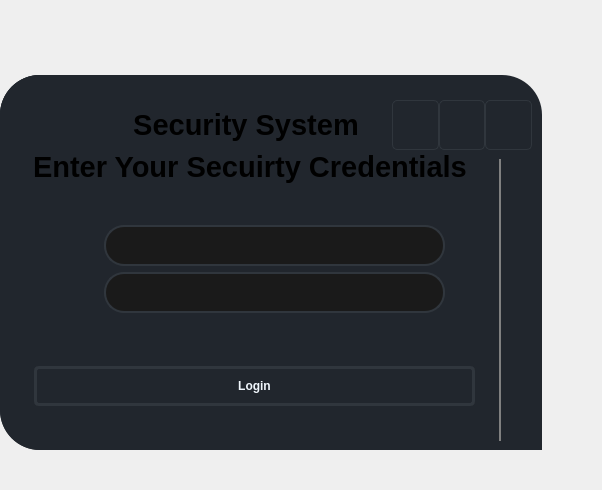
            <widget class="QFrame" name="loginMainFrame">
             <property name="minimumSize">
              <size>
               <width>0</width>
               <height>0</height>
              </size>
             </property>
             <property name="maximumSize">
              <size>
               <width>16777215</width>
               <height>16777215</height>
              </size>
             </property>
             <property name="styleSheet">
              <string notr="true">#loginMainFrame{
border: 2px solid transparent;
margin-left:60
}

</string>
             </property>
             <property name="frameShape">
              <enum>QFrame::Shape::NoFrame</enum>
             </property>
             <property name="frameShadow">
              <enum>QFrame::Shadow::Raised</enum>
             </property>
             <layout class="QVBoxLayout" name="verticalLayout_10" stretch="0,0">
              <property name="spacing">
               <number>0</number>
              </property>
              <property name="leftMargin">
               <number>0</number>
              </property>
              <property name="topMargin">
               <number>50</number>
              </property>
              <property name="rightMargin">
               <number>60</number>
              </property>
              <property name="bottomMargin">
               <number>40</number>
              </property>
              <item>
               <widget class="QFrame" name="headerFrame_2">
                <property name="minimumSize">
                 <size>
                  <width>0</width>
                  <height>100</height>
                 </size>
                </property>
                <property name="maximumSize">
                 <size>
                  <width>16777215</width>
                  <height>50</height>
                 </size>
                </property>
                <property name="styleSheet">
                 <string notr="true">background-color:black;
    border-top-right-radius: 40px;
    border-top-left-radius: 40px;

background-color: #21262D;
</string>
                </property>
                <property name="frameShape">
                 <enum>QFrame::Shape::NoFrame</enum>
                </property>
                <property name="frameShadow">
                 <enum>QFrame::Shadow::Raised</enum>
                </property>
                <layout class="QHBoxLayout" name="horizontalLayout_11">
                 <property name="spacing">
                  <number>0</number>
                 </property>
                 <property name="leftMargin">
                  <number>0</number>
                 </property>
                 <property name="topMargin">
                  <number>0</number>
                 </property>
                 <property name="rightMargin">
                  <number>0</number>
                 </property>
                 <property name="bottomMargin">
                  <number>0</number>
                 </property>
                 <item>
                  <widget class="QFrame" name="headerTitleFrame_2">
                   <property name="frameShape">
                    <enum>QFrame::Shape::NoFrame</enum>
                   </property>
                   <property name="frameShadow">
                    <enum>QFrame::Shadow::Raised</enum>
                   </property>
                   <layout class="QHBoxLayout" name="horizontalLayout_17">
                    <property name="spacing">
                     <number>0</number>
                    </property>
                    <property name="leftMargin">
                     <number>0</number>
                    </property>
                    <property name="topMargin">
                     <number>0</number>
                    </property>
                    <property name="rightMargin">
                     <number>0</number>
                    </property>
                    <property name="bottomMargin">
                     <number>0</number>
                    </property>
                    <item>
                     <widget class="QFrame" name="navigationButtonFrame_2">
                      <property name="minimumSize">
                       <size>
                        <width>100</width>
                        <height>0</height>
                       </size>
                      </property>
                      <property name="maximumSize">
                       <size>
                        <width>100</width>
                        <height>16777215</height>
                       </size>
                      </property>
                      <property name="styleSheet">
                       <string notr="true"/>
                      </property>
                      <property name="frameShape">
                       <enum>QFrame::Shape::NoFrame</enum>
                      </property>
                      <property name="frameShadow">
                       <enum>QFrame::Shadow::Raised</enum>
                      </property>
                      <layout class="QHBoxLayout" name="horizontalLayout_15">
                       <property name="spacing">
                        <number>0</number>
                       </property>
                       <property name="leftMargin">
                        <number>0</number>
                       </property>
                       <property name="topMargin">
                        <number>0</number>
                       </property>
                       <property name="rightMargin">
                        <number>0</number>
                       </property>
                       <property name="bottomMargin">
                        <number>0</number>
                       </property>
                      </layout>
                     </widget>
                    </item>
                    <item>
                     <widget class="QLabel" name="tittleLabel_2">
                      <property name="font">
                       <font>
                        <pointsize>22</pointsize>
                        <bold>true</bold>
                       </font>
                      </property>
                      <property name="text">
                       <string>Security System</string>
                      </property>
                      <property name="alignment">
                       <set>Qt::AlignmentFlag::AlignCenter</set>
                      </property>
                     </widget>
                    </item>
                   </layout>
                  </widget>
                 </item>
                 <item>
                  <widget class="QFrame" name="headerRightButtonsFrame_2">
                   <property name="minimumSize">
                    <size>
                     <width>150</width>
                     <height>0</height>
                    </size>
                   </property>
                   <property name="maximumSize">
                    <size>
                     <width>150</width>
                     <height>16777215</height>
                    </size>
                   </property>
                   <property name="styleSheet">
                    <string notr="true"> border-top-right-radius: 100;


</string>
                   </property>
                   <property name="frameShape">
                    <enum>QFrame::Shape::NoFrame</enum>
                   </property>
                   <property name="frameShadow">
                    <enum>QFrame::Shadow::Raised</enum>
                   </property>
                   <layout class="QHBoxLayout" name="horizontalLayout_18">
                    <property name="spacing">
                     <number>0</number>
                    </property>
                    <property name="leftMargin">
                     <number>0</number>
                    </property>
                    <property name="topMargin">
                     <number>0</number>
                    </property>
                    <property name="rightMargin">
                     <number>10</number>
                    </property>
                    <property name="bottomMargin">
                     <number>0</number>
                    </property>
                    <item>
                     <widget class="QPushButton" name="minimizeButton_2">
                      <property name="minimumSize">
                       <size>
                        <width>0</width>
                        <height>50</height>
                       </size>
                      </property>
                      <property name="maximumSize">
                       <size>
                        <width>16777215</width>
                        <height>50</height>
                       </size>
                      </property>
                      <property name="styleSheet">
                       <string notr="true">QPushButton {
    border-radius: 5px;
    background-color: #21262d; /* BACKGROUND_TERTIARY */
    color: #f0f6fc; /* TEXT_PRIMARY */
    border: 1px solid #30363d; /* BORDER_DEFAULT */
    font-weight: 500;
}

QPushButton:hover {
    background-color: #30363d; /* HOVER_OVERLAY */
    border-color: #64ffda; /* ACCENT_CYAN */
    color: #64ffda;
}</string>
                      </property>
                      <property name="text">
                       <string/>
                      </property>
                      <property name="icon">
                       <iconset resource="resouces.qrc">
                        <normaloff>:/mainBodyLeftButtons/feather/feather/minus.svg</normaloff>:/mainBodyLeftButtons/feather/feather/minus.svg</iconset>
                      </property>
                      <property name="iconSize">
                       <size>
                        <width>20</width>
                        <height>20</height>
                       </size>
                      </property>
                     </widget>
                    </item>
                    <item>
                     <widget class="QPushButton" name="maximizeButton_2">
                      <property name="minimumSize">
                       <size>
                        <width>0</width>
                        <height>50</height>
                       </size>
                      </property>
                      <property name="maximumSize">
                       <size>
                        <width>16777215</width>
                        <height>50</height>
                       </size>
                      </property>
                      <property name="styleSheet">
                       <string notr="true">QPushButton {
    border-radius: 5px;
    background-color: #21262d; /* BACKGROUND_TERTIARY */
    color: #f0f6fc; /* TEXT_PRIMARY */
    border: 1px solid #30363d; /* BORDER_DEFAULT */
    font-weight: 500;
}

QPushButton:hover {
    background-color: #30363d; /* HOVER_OVERLAY */
    border-color: #64ffda; /* ACCENT_CYAN */
    color: #64ffda;
}</string>
                      </property>
                      <property name="text">
                       <string/>
                      </property>
                      <property name="icon">
                       <iconset resource="resouces.qrc">
                        <normaloff>:/mainBodyLeftButtons/feather/feather/maximize-2.svg</normaloff>:/mainBodyLeftButtons/feather/feather/maximize-2.svg</iconset>
                      </property>
                      <property name="iconSize">
                       <size>
                        <width>20</width>
                        <height>20</height>
                       </size>
                      </property>
                     </widget>
                    </item>
                    <item>
                     <widget class="QPushButton" name="exitButton_2">
                      <property name="minimumSize">
                       <size>
                        <width>0</width>
                        <height>50</height>
                       </size>
                      </property>
                      <property name="maximumSize">
                       <size>
                        <width>16777215</width>
                        <height>50</height>
                       </size>
                      </property>
                      <property name="styleSheet">
                       <string notr="true">QPushButton {
    border-radius: 5px;
    background-color: #21262d; /* BACKGROUND_TERTIARY */
    color: #f0f6fc; /* TEXT_PRIMARY */
    border: 1px solid #30363d; /* BORDER_DEFAULT */
    font-weight: 500;
}

QPushButton:hover {
    background-color: #30363d; /* HOVER_OVERLAY */
    border-color: #64ffda; /* ACCENT_CYAN */
    color: #64ffda;
}</string>
                      </property>
                      <property name="text">
                       <string/>
                      </property>
                      <property name="icon">
                       <iconset resource="resouces.qrc">
                        <normaloff>:/mainBodyLeftButtons/feather/feather/x.svg</normaloff>:/mainBodyLeftButtons/feather/feather/x.svg</iconset>
                      </property>
                      <property name="iconSize">
                       <size>
                        <width>20</width>
                        <height>20</height>
                       </size>
                      </property>
                     </widget>
                    </item>
                   </layout>
                  </widget>
                 </item>
                </layout>
               </widget>
              </item>
              <item>
               <widget class="QFrame" name="mainBodyFrame_2">
                <property name="styleSheet">
                 <string notr="true">border-radius: 40px; 
background-color: #21262D;
border-top-left-radius: 0;
    border-top-right-radius: 0;</string>
                </property>
                <property name="frameShape">
                 <enum>QFrame::Shape::NoFrame</enum>
                </property>
                <property name="frameShadow">
                 <enum>QFrame::Shadow::Raised</enum>
                </property>
                <layout class="QHBoxLayout" name="horizontalLayout_19">
                 <property name="leftMargin">
                  <number>0</number>
                 </property>
                 <property name="topMargin">
                  <number>0</number>
                 </property>
                 <property name="rightMargin">
                  <number>0</number>
                 </property>
                 <property name="bottomMargin">
                  <number>0</number>
                 </property>
                 <item alignment="Qt::AlignmentFlag::AlignHCenter|Qt::AlignmentFlag::AlignVCenter">
                  <widget class="QFrame" name="leftHalfFrame">
                   <property name="styleSheet">
                    <string notr="true"/>
                   </property>
                   <property name="frameShape">
                    <enum>QFrame::Shape::StyledPanel</enum>
                   </property>
                   <property name="frameShadow">
                    <enum>QFrame::Shadow::Raised</enum>
                   </property>
                   <layout class="QVBoxLayout" name="verticalLayout_4">
                    <property name="spacing">
                     <number>0</number>
                    </property>
                    <property name="leftMargin">
                     <number>25</number>
                    </property>
                    <property name="topMargin">
                     <number>0</number>
                    </property>
                    <property name="rightMargin">
                     <number>0</number>
                    </property>
                    <property name="bottomMargin">
                     <number>0</number>
                    </property>
                    <item>
                     <widget class="QFrame" name="loginTextEditButtonsFrame">
                      <property name="maximumSize">
                       <size>
                        <width>16777215</width>
                        <height>300</height>
                       </size>
                      </property>
                      <property name="styleSheet">
                       <string notr="true">QtextEdit {
    border: none;
    border-radius: 20px;
    background-color: #f1f2f6;
    padding: 10px 15px;
    font-size: 14px;
    color: #333;
}

QtextEdit:focus {
    outline: none;
    background-color: #e5e6eb;
}

#loginTextEditButtonsFrame{
margin-bottom:50px

}


</string>
                      </property>
                      <property name="frameShape">
                       <enum>QFrame::Shape::StyledPanel</enum>
                      </property>
                      <property name="frameShadow">
                       <enum>QFrame::Shadow::Raised</enum>
                      </property>
                      <layout class="QVBoxLayout" name="verticalLayout_6">
                       <property name="spacing">
                        <number>12</number>
                       </property>
                       <property name="leftMargin">
                        <number>0</number>
                       </property>
                       <property name="topMargin">
                        <number>0</number>
                       </property>
                       <property name="rightMargin">
                        <number>0</number>
                       </property>
                       <property name="bottomMargin">
                        <number>0</number>
                       </property>
                       <item>
                        <widget class="QLabel" name="titleLoginFrame">
                         <property name="enabled">
                          <bool>true</bool>
                         </property>
                         <property name="maximumSize">
                          <size>
                           <width>16777215</width>
                           <height>60</height>
                          </size>
                         </property>
                         <property name="font">
                          <font>
                           <pointsize>22</pointsize>
                           <bold>true</bold>
                          </font>
                         </property>
                         <property name="styleSheet">
                          <string notr="true">margin-bottom: 20</string>
                         </property>
                         <property name="text">
                          <string>Enter Your Secuirty Credentials</string>
                         </property>
                        </widget>
                       </item>
                       <item>
                        <widget class="QFrame" name="loginButtonsFrame">
                         <property name="minimumSize">
                          <size>
                           <width>0</width>
                           <height>200</height>
                          </size>
                         </property>
                         <property name="styleSheet">
                          <string notr="true"/>
                         </property>
                         <property name="frameShape">
                          <enum>QFrame::Shape::StyledPanel</enum>
                         </property>
                         <property name="frameShadow">
                          <enum>QFrame::Shadow::Raised</enum>
                         </property>
                         <layout class="QVBoxLayout" name="verticalLayout_14">
                          <item>
                           <widget class="QFrame" name="emailFrame">
                            <property name="minimumSize">
                             <size>
                              <width>441</width>
                              <height>0</height>
                             </size>
                            </property>
                            <property name="frameShape">
                             <enum>QFrame::Shape::StyledPanel</enum>
                            </property>
                            <property name="frameShadow">
                             <enum>QFrame::Shadow::Raised</enum>
                            </property>
                            <widget class="QFrame" name="emailIcon">
                             <property name="geometry">
                              <rect>
                               <x>30</x>
                               <y>10</y>
                               <width>31</width>
                               <height>31</height>
                              </rect>
                             </property>
                             <property name="styleSheet">
                              <string notr="true">background-image: url(:/mainBodyLeftButtons/feather/feather/at-sign.svg);
  background-repeat: no-repeat </string>
                             </property>
                             <property name="frameShape">
                              <enum>QFrame::Shape::StyledPanel</enum>
                             </property>
                             <property name="frameShadow">
                              <enum>QFrame::Shadow::Raised</enum>
                             </property>
                            </widget>
                            <widget class="QPlainTextEdit" name="emailPlainText">
                             <property name="geometry">
                              <rect>
                               <x>70</x>
                               <y>0</y>
                               <width>341</width>
                               <height>41</height>
                              </rect>
                             </property>
                             <property name="styleSheet">
                              <string notr="true">QPlainTextEdit {
    background-color: #1a1a1a;
    color: #00d4aa;
    border: 2px solid #30363d;
    border-radius: 20px;
    padding: 6px;
    font-family: Arial, sans-serif;
    font-size: 14px;
    selection-background-color: #00d4aa;
    selection-color: #1a1a1a;
}

QPlainTextEdit:focus {
    border-color: #00f5cc;
    background-color: #202020;
}

QPlainTextEdit:hover {
    border-color: #00f5cc;
}

QPlainTextEdit::selection {
    background-color: #00d4aa;
    color: #1a1a1a;
}

/* Placeholder text styling */
QPlainTextEdit[placeholderText] {
    color: #00d4aa;
}

QPlainTextEdit:focus[placeholderText] {
    color: #00d4aa;
}</string>
                             </property>
                            </widget>
                           </widget>
                          </item>
                          <item>
                           <widget class="QFrame" name="passwordFrame">
                            <property name="frameShape">
                             <enum>QFrame::Shape::StyledPanel</enum>
                            </property>
                            <property name="frameShadow">
                             <enum>QFrame::Shadow::Raised</enum>
                            </property>
                            <widget class="QFrame" name="passwordText">
                             <property name="geometry">
                              <rect>
                               <x>30</x>
                               <y>10</y>
                               <width>31</width>
                               <height>31</height>
                              </rect>
                             </property>
                             <property name="styleSheet">
                              <string notr="true">background-image: url(:/mainBodyLeftButtons/feather/feather/key.svg);
  background-repeat: no-repeat </string>
                             </property>
                             <property name="frameShape">
                              <enum>QFrame::Shape::StyledPanel</enum>
                             </property>
                             <property name="frameShadow">
                              <enum>QFrame::Shadow::Raised</enum>
                             </property>
                            </widget>
                            <widget class="QPlainTextEdit" name="passwordPlainText">
                             <property name="geometry">
                              <rect>
                               <x>70</x>
                               <y>0</y>
                               <width>341</width>
                               <height>41</height>
                              </rect>
                             </property>
                             <property name="styleSheet">
                              <string notr="true">QPlainTextEdit {
    background-color: #1a1a1a;
    color: #00d4aa;
    border: 2px solid #30363d;
    border-radius: 20px;
    padding: 6px;
    font-family: Arial, sans-serif;
    font-size: 14px;
    selection-background-color: #00d4aa;
    selection-color: #1a1a1a;
}

QPlainTextEdit:focus {
    border-color: #00f5cc;
    background-color: #202020;
}

QPlainTextEdit:hover {
    border-color: #00f5cc;
}

QPlainTextEdit::selection {
    background-color: #00d4aa;
    color: #1a1a1a;
}

/* Placeholder text styling */
QPlainTextEdit[placeholderText] {
    color: #00d4aa;
}

QPlainTextEdit:focus[placeholderText] {
    color: #00d4aa;
}</string>
                             </property>
                            </widget>
                           </widget>
                          </item>
                          <item>
                           <widget class="QLabel" name="loginSatus">
                            <property name="text">
                             <string/>
                            </property>
                            <property name="alignment">
                             <set>Qt::AlignmentFlag::AlignCenter</set>
                            </property>
                           </widget>
                          </item>
                          <item>
                           <widget class="QFrame" name="loginFrame">
                            <property name="maximumSize">
                             <size>
                              <width>500</width>
                              <height>16777215</height>
                             </size>
                            </property>
                            <property name="styleSheet">
                             <string notr="true"/>
                            </property>
                            <property name="frameShape">
                             <enum>QFrame::Shape::StyledPanel</enum>
                            </property>
                            <property name="frameShadow">
                             <enum>QFrame::Shadow::Raised</enum>
                            </property>
                            <layout class="QVBoxLayout" name="verticalLayout_8">
                             <property name="spacing">
                              <number>0</number>
                             </property>
                             <property name="leftMargin">
                              <number>0</number>
                             </property>
                             <property name="topMargin">
                              <number>0</number>
                             </property>
                             <property name="rightMargin">
                              <number>0</number>
                             </property>
                             <property name="bottomMargin">
                              <number>0</number>
                             </property>
                             <item>
                              <widget class="QPushButton" name="loginButton">
                               <property name="minimumSize">
                                <size>
                                 <width>0</width>
                                 <height>40</height>
                                </size>
                               </property>
                               <property name="styleSheet">
                                <string notr="true">QPushButton {
    border-radius: 5px;
    background-color: #21262d; /* BACKGROUND_TERTIARY */
    color: #f0f6fc; /* TEXT_PRIMARY */
    border: 3px solid #30363d; /* BORDER_DEFAULT */
    font-weight: 500;
}

QPushButton:hover {
    background-color: #30363d; /* HOVER_OVERLAY */
    border-color: #64ffda; /* ACCENT_CYAN */
    color: #64ffda;
}
</string>
                               </property>
                               <property name="text">
                                <string>Login</string>
                               </property>
                              </widget>
                             </item>
                            </layout>
                           </widget>
                          </item>
                         </layout>
                        </widget>
                       </item>
                      </layout>
                     </widget>
                    </item>
                   </layout>
                  </widget>
                 </item>
                 <item>
                  <widget class="QFrame" name="ImageFrameHolder">
                   <property name="maximumSize">
                    <size>
                     <width>300</width>
                     <height>16777215</height>
                    </size>
                   </property>
                   <property name="frameShape">
                    <enum>QFrame::Shape::NoFrame</enum>
                   </property>
                   <property name="frameShadow">
                    <enum>QFrame::Shadow::Raised</enum>
                   </property>
                   <layout class="QHBoxLayout" name="horizontalLayout_13">
                    <item>
                     <widget class="QFrame" name="imageFrame">
                      <property name="maximumSize">
                       <size>
                        <width>530</width>
                        <height>500</height>
                       </size>
                      </property>
                      <property name="styleSheet">
                       <string notr="true">#imageFrame {
    border-radius: 0px;
    border-left: 2px solid gray;
}
</string>
                      </property>
                      <property name="frameShape">
                       <enum>QFrame::Shape::NoFrame</enum>
                      </property>
                      <property name="frameShadow">
                       <enum>QFrame::Shadow::Raised</enum>
                      </property>
                      <layout class="QHBoxLayout" name="horizontalLayout_14">
                       <property name="spacing">
                        <number>0</number>
                       </property>
                       <property name="leftMargin">
                        <number>0</number>
                       </property>
                       <property name="topMargin">
                        <number>0</number>
                       </property>
                       <property name="rightMargin">
                        <number>0</number>
                       </property>
                       <property name="bottomMargin">
                        <number>0</number>
                       </property>
                       <item>
                        <widget class="QPushButton" name="pushButton">
                         <property name="cursor">
                          <cursorShape>ArrowCursor</cursorShape>
                         </property>
                         <property name="styleSheet">
                          <string notr="true"/>
                         </property>
                         <property name="text">
                          <string/>
                         </property>
                         <property name="icon">
                          <iconset resource="resouces.qrc">
                           <normaloff>:/mainBodyLeftButtons/feather/feather/PngItem_3115575.png</normaloff>:/mainBodyLeftButtons/feather/feather/PngItem_3115575.png</iconset>
                         </property>
                         <property name="iconSize">
                          <size>
                           <width>250</width>
                           <height>200</height>
                          </size>
                         </property>
                        </widget>
                       </item>
                      </layout>
                     </widget>
                    </item>
                   </layout>
                  </widget>
                 </item>
                </layout>
               </widget>
              </item>
             </layout>
            </widget>
